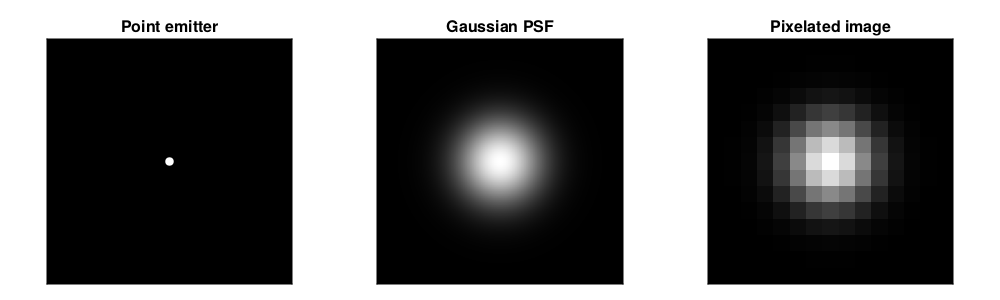

This figure's Julia source:
using CairoMakie
using Distributions
using LinearAlgebra
using SpecialFunctions

x, y = collect(-3:0.01:3), collect(-3:0.01:3)
px, py = collect(-3:0.4:3), collect(-3:0.4:3)

μ = [0, 0]
Σ = I(2) ./ 2

d = MvNormal(μ, Σ)
d2 = MvNormal(μ .+ 1.3, Σ)

z = [pdf(d, [X, Y]) for X ∈ x, Y ∈ y]
z2 = [pdf(d2, [X, Y]) for X ∈ x, Y ∈ y]

fig = Figure(backgroundcolor=(:white, 1), resolution=(1000, 300))
ax = [
    Axis(fig[1, 1], aspect=1, backgroundcolor=:black, title="Point emitter"),
    Axis(fig[1, 2], aspect=1, backgroundcolor=:black, title="Gaussian PSF"),
    Axis(fig[1, 3], aspect=1, backgroundcolor=:black, title="Pixelated image"),
]

scatter!(ax[1], μ[1], μ[2], color=:white)
heatmap!(ax[2], x, y, z, colormap=:bone)

@views erfx = erf.(px[1:end-1], px[2:end]) ./ 2
@views erfy = erf.(py[1:end-1], py[2:end]) ./ 2
@views erfx2 = erf.(px[1:end-1] .- 1.3, px[2:end] .- 1.3) ./ 2
@views erfy2 = erf.(py[1:end-1] .- 1.3, py[2:end] .- 1.3) ./ 2

heatmap!(ax[3], px, py, erfx * Transpose(erfy), colormap=:bone)

hidedecorations!.(ax)

save("fig1.png", fig)
